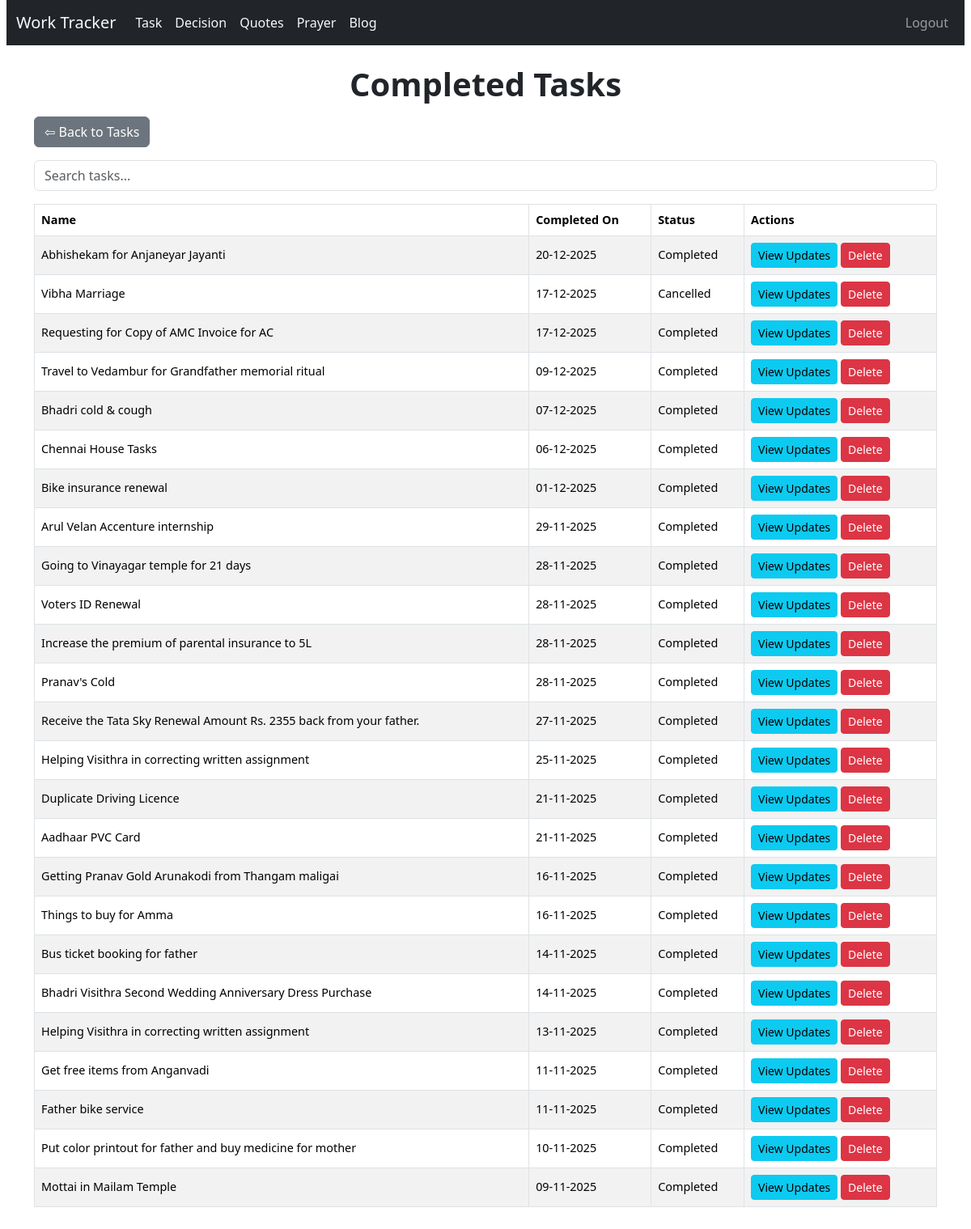
The page /history/ (signed in) on the database as committed earlier.
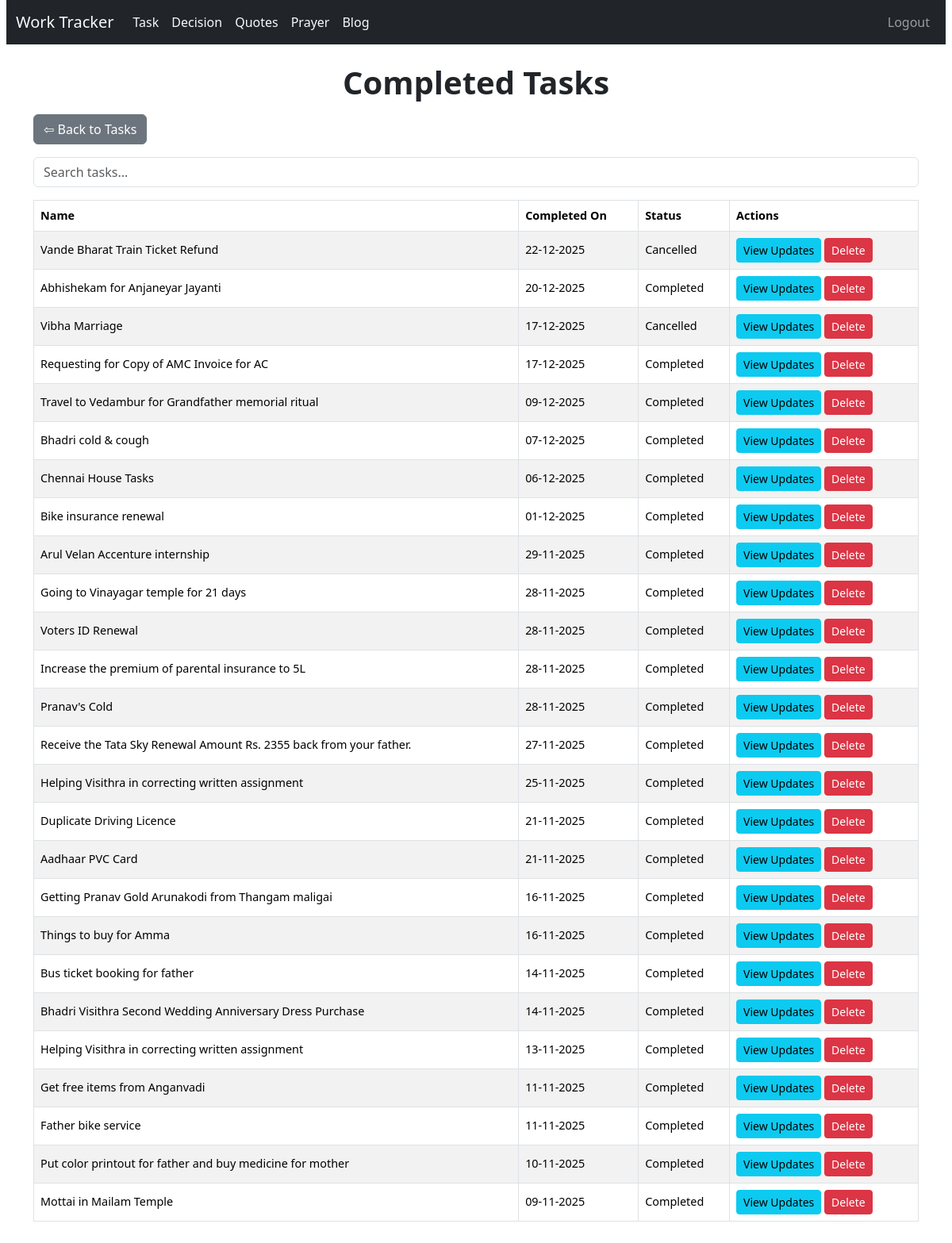
The same page on the database as committed later.
### tracker/models.py (models this page shows, shortened)
class Task(models.Model):
    STATUS_CHOICES = [
        ('Opened', 'Opened'),
        ('InProgress', 'In Progress'),
        ('Completed', 'Completed'),
        ('Cancelled', 'Cancelled'),
        ('Hold', 'Hold'),
    ]
    name = models.CharField(max_length=200)
    status = models.CharField(max_length=20, choices=STATUS_CHOICES, default='Opened')
    task_type = models.ForeignKey(TaskType, on_delete=models.CASCADE)
    started_date = models.DateField(default=timezone.now, null=True, blank=True)
    created_date = models.DateField(auto_now_add=True)
    updated_date = models.DateField(auto_now=True)
    completed_date = models.DateField(null=True, blank=True)
    target_date = models.DateField(default=timezone.now, null=True, blank=True)
    is_bookmark = models.BooleanField(default=False)
    is_private = models.BooleanField(default=False)
    is_important = models.BooleanField(default=False)
    is_template = models.BooleanField(default=False)

### tracker/views.py (the view)
# urls.py: path('history/', views.TaskHistoryView.as_view(), name='task_history'),
class TaskHistoryView(LoginRequiredMixin, ListView):
    model = Task
    template_name = 'tracker/task_history.html'
    context_object_name = 'tasks'
    def get_queryset(self):
        queryset = Task.objects.filter(status__in=['Completed', 'Cancelled']).exclude(is_template=True).order_by('-completed_date')
        search = self.request.GET.get('search', '').strip()
        if search:
            queryset = queryset.filter(
                Q(name__icontains=search) |
                Q(updates__description__icontains=search)
            ).distinct()
        return queryset
    def render_to_response(self, context, **response_kwargs):
        if self.request.headers.get('HX-Request'):
            return render(self.request, 'tracker/task_history_rows.html', context)
        return super().render_to_response(context, **response_kwargs)

### templates/tracker/task_history.html (shortened to what this page needs)
{% extends 'base.html' %}
{% block content %}
<h1>Completed Tasks</h1>
<a href="{% url 'tracker:task_list' %}" class="btn btn-secondary mb-3">⇦ Back to Tasks</a>
<input
    type="text"
    id="searchBox"
    name="search"
    class="form-control mb-3"
    placeholder="Search tasks..."
    hx-get="{% url 'tracker:task_history' %}"
    hx-trigger="keyup changed delay:150ms"
    hx-target="#taskTableBody"
    hx-swap="innerHTML"
/>
<div class="table-responsive">
<table class="table table-striped table-bordered align-middle text-nowrap">
  <thead>
      <tr>
          <th>Name</th>
          <th>Completed On</th>
          <th>Status</th>
          <th>Actions</th>
      </tr>
  </thead>
  <tbody id="taskTableBody">
      {% include 'tracker/task_history_rows.html' %}
  </tbody>
</table>
</div>
{% endblock %}

### templates/tracker/task_history_rows.html
{% for task in tasks %}
<tr>
    <td>{{ task.name }}</td>
    <td>{{ task.completed_date|date:"d-m-Y" }}</td>
    <td>{{ task.status }}</td>
    <td>
        <a href="{% url 'tracker:update_list' task.id %}" class="btn btn-sm btn-info">View Updates</a>
        <a href="{% url 'tracker:task_delete' task.id %}" class="btn btn-sm btn-danger">Delete</a>
    </td>
</tr>
{% empty %}
<tr>
    <td colspan="3" class="text-center">No matching tasks.</td>
</tr>
{% endfor %}

Rows that differ between the two databases and show on the page:
now on this page (row edited): Task: name "Vande Bharat Train Ticket Refund", completed_date "22-12-2025", status "Cancelled"
